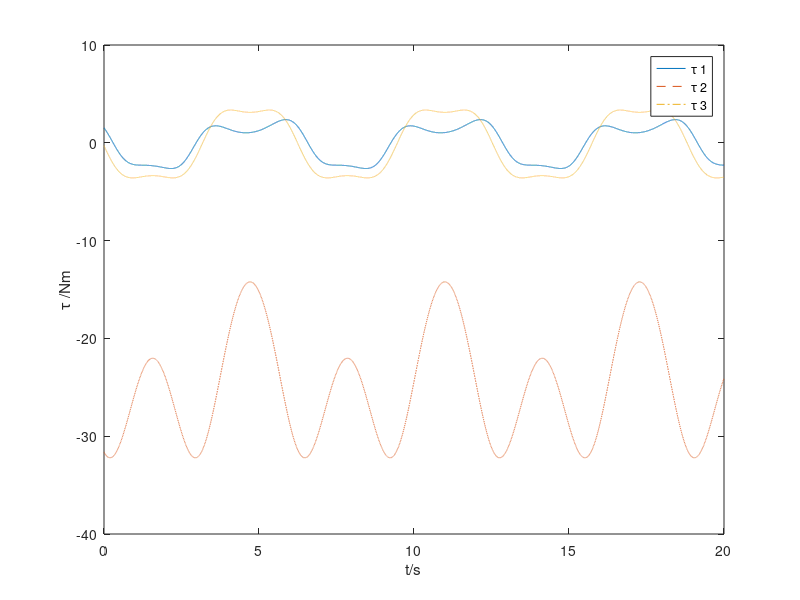

Write MATLAB code to recreate this figure.
function main_puma01

tau1 = zeros(1,20001);
tau2 = zeros(1,20001);
tau3 = zeros(1,20001);

for i = 0:1:20000;
    
    t = i*0.001;
    q = sin(t);
    qdot = cos(t);
    qddot = -sin(t);

    cq = cos(q);
    sq = sin(q);
    c2q = cos(q+q);
    s2q = sin(q+q);

    R01 = [cq,-sq,0;sq,cq,0;0,0,1];
    R02 = [cq*cq,-cq*sq,-sq;sq*cq,-sq*sq,cq;-sq,-cq,0];
    R03 = [cq*c2q,-cq*s2q,-sq;sq*c2q,-sq*s2q,cq;-s2q,-c2q,0];

    z1 = [0;0;1];
    z2 = [-sq;cq;0];
    z3 = z2;

    s1 = 0.243*z2;
    s2 = R02*[0.432;0;-0.093];
    r2 = R02*[0.068;0.006;-0.016];
    r3 = R03*[0;-0.07;0.014];

    w1 = [0;0;qdot];
    w1dot = [0;0;qddot];
    w2 = qdot*(z1+z2);
    w2dot = qddot*(z1+z2)+qdot*qdot*[-cq;-sq;0];
    w3 = qdot*(z1+2*z2);
    w3dot = qddot*(z1+2*z2)+qdot*qdot*[-2*cq;-2*sq;0];

    v2 = cross(w1,s1);
    v3 = v2+cross(w2,s2);

    a2 = cross(w1dot,s1)+cross(w1,cross(w1,s1));
    a3 = a2+cross(w2dot,s2)+cross(w2,cross(w2,s2));

    ac2 = a2+cross(w2dot,r2)+cross(w2,cross(w2,r2));
    ac3 = a3+cross(w3dot,r3)+cross(w3,cross(w3,r3));

    m2 = 17.4;
    m3 = 4.8;
    I1 = 0.35;
    I2 = R02*diag([0.13,0.542,0.539])*R02';
    I3 = R03*diag([0.066,0.0125,0.086])*R03';
    g = 9.8;

    f3 = m3*ac3+[0;0;m3*g];
    n3 = I3*w3dot+cross(w3,I3*w3)+cross(r3,f3);
    t3 = z3'*n3;

    f2 = m2*ac2+f3+[0;0;m2*g];
    n2 = I2*w2dot+cross(w2,I2*w2)+cross(r2,f2)+n3+cross((s2-r2),f3);
    t2 = z2'*n2;

    n1 = I1*w1+n2+cross(s1,f2);
    t1 = z1'*n1;

    tau1(i+1) = t1;
    tau2(i+1) = t2;
    tau3(i+1) = t3;

end

t = 0:0.001:20;
plot(t,tau1,'-',t,tau2,'--',t,tau3,'-.');
xlabel('t/s'),ylabel('\tau /Nm');
legend('\tau 1','\tau 2','\tau 3');
